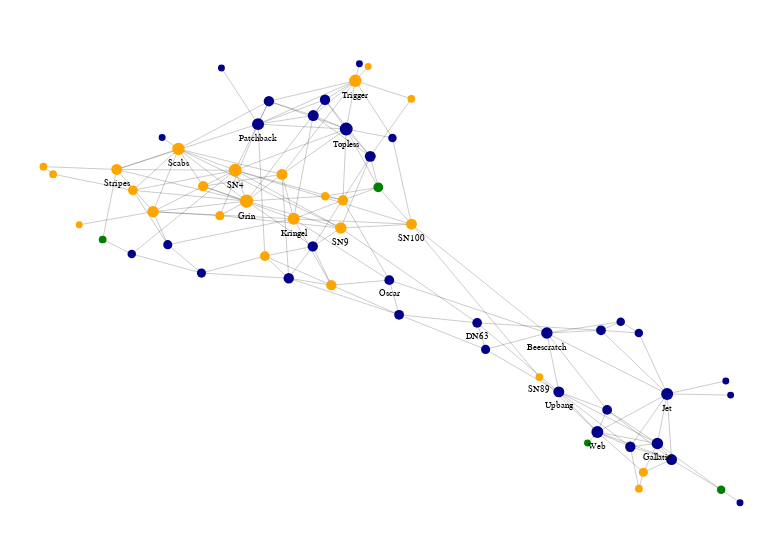

The notebook cell this image was saved under:
### Code cell
alph(
    G,
    layout_fn=lambda g: 
        layout.force_atlas(g, strongGravityMode=False, gravity=2, seed=123
    ),
    node_args=dict(
        size=alt.Size(
            "degree_centrality", scale=alt.Scale(domain=[0,0.5], range=[6**2, 20**2]), legend=None
        ),
        fill=alt.Color(
            "sex", scale=alt.Scale(domain=["M", "F", "U"], range=["darkblue", "orange", "green"]), legend=None
        ),
        tooltip_attrs=["label", "sex"],
        label_attr=alt.condition(
            (alt.datum.degree_centrality > 0.14) | (alt.datum.betweenness_centrality > 0.05),
            "label",
            alt.value("")
        ),
        label_offset=8,
        label_size=9,
    ),
    edge_args=dict(
        color="black",
        opacity=0.4,
        strokeWidth=alt.value(0.5),
    ),
).configure_view(
    stroke="transparent"
).configure_text(
    font="Verdana, Sans"
).properties(
    width=720, height=500, padding=20
)

### Figure 1 — Vega-Lite specification as saved in the notebook (floating-point values rounded to 4 significant figures; data arrays with more than 128 entries replaced by an {"elided": "..."} marker saying what was removed)
{"$schema": "https://vega.github.io/schema/vega-lite/v4.17.0.json", "config": {"text": {"font": "Verdana, Sans"}, "view": {"continuousHeight": 300, "continuousWidth": 400, "stroke": "transparent"}}, "datasets": {"data-8308d018c9b803950a2cec601e2eae7c": [{"__node_r": 5.187, "__node_size": 107.6, "__y_label": 260.5, "betweenness_centrality": 0.01908, "degree_centrality": 0.09836, "label": "Beak", "sex": "M", "x": 384.6, "y": 273.7}, {"__node_r": 5.733, "__node_size": 131.5, "__y_label": 173.3, "betweenness_centrality": 0.2133, "degree_centrality": 0.1311, "label": "Beescratch", "sex": "M", "x": 612.2, "y": 187.0}, {"__node_r": 4.575, "__node_size": 83.74, "__y_label": 234.3, "betweenness_centrality": 0.009073, "degree_centrality": 0.06557, "label": "Bumper", "sex": "M", "x": 276.4, "y": 246.9}, {"__node_r": 4.237, "__node_size": 71.8, "__y_label": 311.6, "betweenness_centrality": 0.002374, "degree_centrality": 0.04918, "label": "CCL", "sex": "F", "x": 396.8, "y": 323.9}, {"__node_r": 3.462, "__node_size": 47.93, "__y_label": 444.8, "betweenness_centrality": 0, "degree_centrality": 0.01639, "label": "Cross", "sex": "M", "x": 430.0, "y": 456.2}, {"__node_r": 4.575, "__node_size": 83.74, "__y_label": 35.14, "betweenness_centrality": 0.00438, "degree_centrality": 0.06557, "label": "DN16", "sex": "F", "x": 706.1, "y": 47.71}, {"__node_r": 5.187, "__node_size": 107.6, "__y_label": 60.1, "betweenness_centrality": 0.02937, "degree_centrality": 0.09836, "label": "DN21", "sex": "M", "x": 693.3, "y": 73.29}, {"__node_r": 4.891, "__node_size": 95.67, "__y_label": 184.3, "betweenness_centrality": 0.1182, "degree_centrality": 0.08197, "label": "DN63", "sex": "M", "x": 544.5, "y": 197.1}, {"__node_r": 5.187, "__node_size": 107.6, "__y_label": 306.5, "betweenness_centrality": 0.02237, "degree_centrality": 0.09836, "label": "Double", "sex": "F", "x": 414.0, "y": 319.7}, {"__node_r": 5.467, "__node_size": 119.5, "__y_label": 46.97, "betweenness_centrality": 0.02089, "degree_centrality": 0.1148, "label": "Feather", "sex": "M", "x": 733.5, "y": 60.44}, {"__node_r": 4.891, "__node_size": 95.67, "__y_label": 251.0, "betweenness_centrality": 0.01609, "degree_centrality": 0.08197, "label": "Fish", "sex": "F", "x": 338.1, "y": 263.9}, {"__node_r": 3.462, "__node_size": 47.93, "__y_label": 442.0, "betweenness_centrality": 0, "degree_centrality": 0.01639, "label": "Five", "sex": "F", "x": 438.5, "y": 453.5}, {"__node_r": 3.462, "__node_size": 47.93, "__y_label": 371.0, "betweenness_centrality": 0, "degree_centrality": 0.01639, "label": "Fork", "sex": "M", "x": 238.2, "y": 382.4}, {"__node_r": 5.733, "__node_size": 131.5, "__y_label": 62.83, "betweenness_centrality": 0.05285, "degree_centrality": 0.1311, "label": "Gallatin", "sex": "M", "x": 719.7, "y": 76.56}, {"__node_r": 6.694, "__node_size": 179.2, "__y_label": 304.2, "betweenness_centrality": 0.06197, "degree_centrality": 0.1967, "label": "Grin", "sex": "F", "x": 320.2, "y": 318.9}, {"__node_r": 5.467, "__node_size": 119.5, "__y_label": 350.2, "betweenness_centrality": 0.03329, "degree_centrality": 0.1148, "label": "Haecksel", "sex": "M", "x": 440.5, "y": 363.6}, {"__node_r": 5.187, "__node_size": 107.6, "__y_label": 320.6, "betweenness_centrality": 0.003305, "degree_centrality": 0.09836, "label": "Hook", "sex": "F", "x": 278.1, "y": 333.8}, {"__node_r": 5.988, "__node_size": 143.4, "__y_label": 112.1, "betweenness_centrality": 0.1143, "degree_centrality": 0.1475, "label": "Jet", "sex": "M", "x": 729.2, "y": 126.0}, {"__node_r": 5.467, "__node_size": 119.5, "__y_label": 391.0, "betweenness_centrality": 0.01485, "degree_centrality": 0.1148, "label": "Jonah", "sex": "M", "x": 385.1, "y": 404.5}, {"__node_r": 4.575, "__node_size": 83.74, "__y_label": 158.0, "betweenness_centrality": 0.01331, "degree_centrality": 0.06557, "label": "Knit", "sex": "M", "x": 552.7, "y": 170.6}, {"__node_r": 5.988, "__node_size": 143.4, "__y_label": 287.2, "betweenness_centrality": 0.1026, "degree_centrality": 0.1475, "label": "Kringel", "sex": "F", "x": 366.1, "y": 301.2}, {"__node_r": 5.187, "__node_size": 107.6, "__y_label": 405.6, "betweenness_centrality": 0.0127, "degree_centrality": 0.09836, "label": "MN105", "sex": "M", "x": 342.0, "y": 418.8}, {"__node_r": 3.462, "__node_size": 47.93, "__y_label": 113.4, "betweenness_centrality": 0, "degree_centrality": 0.01639, "label": "MN23", "sex": "M", "x": 790.9, "y": 124.9}, {"__node_r": 4.237, "__node_size": 71.8, "__y_label": 369.9, "betweenness_centrality": 0.04218, "degree_centrality": 0.04918, "label": "MN60", "sex": "M", "x": 462.1, "y": 382.1}, {"__node_r": 5.187, "__node_size": 107.6, "__y_label": 407.0, "betweenness_centrality": 0.007383, "degree_centrality": 0.09836, "label": "MN83", "sex": "M", "x": 396.5, "y": 420.2}, {"__node_r": 4.237, "__node_size": 71.8, "__y_label": 174.7, "betweenness_centrality": 0.001644, "degree_centrality": 0.04918, "label": "Mus", "sex": "M", "x": 701.6, "y": 187.0}, {"__node_r": 4.237, "__node_size": 71.8, "__y_label": 186.0, "betweenness_centrality": 0.004362, "degree_centrality": 0.04918, "label": "Notch", "sex": "M", "x": 684.0, "y": 198.3}, {"__node_r": 4.891, "__node_size": 95.67, "__y_label": 176.8, "betweenness_centrality": 0.02924, "degree_centrality": 0.08197, "label": "Number1", "sex": "M", "x": 664.9, "y": 189.7}, {"__node_r": 4.891, "__node_size": 95.67, "__y_label": 227.0, "betweenness_centrality": 0.06676, "degree_centrality": 0.08197, "label": "Oscar", "sex": "M", "x": 459.0, "y": 239.9}, {"__node_r": 5.988, "__node_size": 143.4, "__y_label": 381.9, "betweenness_centrality": 0.06553, "degree_centrality": 0.1475, "label": "Patchback", "sex": "M", "x": 331.4, "y": 395.9}, {"__node_r": 4.891, "__node_size": 95.67, "__y_label": 192.3, "betweenness_centrality": 0.03305, "degree_centrality": 0.08197, "label": "PL", "sex": "M", "x": 468.6, "y": 205.2}, {"__node_r": 3.462, "__node_size": 47.93, "__y_label": 127.6, "betweenness_centrality": 0, "degree_centrality": 0.01639, "label": "Quasi", "sex": "M", "x": 786.2, "y": 139.1}, {"__node_r": 4.237, "__node_size": 71.8, "__y_label": 18.02, "betweenness_centrality": 0.03279, "degree_centrality": 0.04918, "label": "Ripplefluke", "sex": "U", "x": 781.7, "y": 30.26}, {"__node_r": 6.232, "__node_size": 155.3, "__y_label": 356.8, "betweenness_centrality": 0.05717, "degree_centrality": 0.1639, "label": "Scabs", "sex": "F", "x": 254.1, "y": 371.0}, {"__node_r": 4.891, "__node_size": 95.67, "__y_label": 316.8, "betweenness_centrality": 0.03269, "degree_centrality": 0.08197, "label": "Shmuddel", "sex": "F", "x": 209.7, "y": 329.7}, {"__node_r": 3.462, "__node_size": 47.93, "__y_label": 440.6, "betweenness_centrality": 0, "degree_centrality": 0.01639, "label": "SMN5", "sex": "M", "x": 295.8, "y": 452.0}, {"__node_r": 5.467, "__node_size": 119.5, "__y_label": 282.3, "betweenness_centrality": 0.2482, "degree_centrality": 0.1148, "label": "SN100", "sex": "F", "x": 480.6, "y": 295.8}, {"__node_r": 6.467, "__node_size": 167.3, "__y_label": 335.3, "betweenness_centrality": 0.1386, "degree_centrality": 0.1803, "label": "SN4", "sex": "F", "x": 309.3, "y": 349.8}, {"__node_r": 5.733, "__node_size": 131.5, "__y_label": 294.5, "betweenness_centrality": 0.04535, "degree_centrality": 0.1311, "label": "SN63", "sex": "F", "x": 229.4, "y": 308.3}, {"__node_r": 3.869, "__node_size": 59.87, "__y_label": 131.0, "betweenness_centrality": 0.07052, "degree_centrality": 0.03279, "label": "SN89", "sex": "F", "x": 605.0, "y": 142.9}, {"__node_r": 5.733, "__node_size": 131.5, "__y_label": 278.2, "betweenness_centrality": 0.1431, "degree_centrality": 0.1311, "label": "SN9", "sex": "F", "x": 411.9, "y": 292.0}, {"__node_r": 4.891, "__node_size": 95.67, "__y_label": 97.19, "betweenness_centrality": 0.02325, "degree_centrality": 0.08197, "label": "SN90", "sex": "M", "x": 670.8, "y": 110.1}, {"__node_r": 5.187, "__node_size": 107.6, "__y_label": 228.6, "betweenness_centrality": 0.02916, "degree_centrality": 0.09836, "label": "SN96", "sex": "M", "x": 361.3, "y": 241.8}, {"__node_r": 5.467, "__node_size": 119.5, "__y_label": 337.1, "betweenness_centrality": 0.06283, "degree_centrality": 0.1148, "label": "Stripes", "sex": "F", "x": 194.0, "y": 350.5}, {"__node_r": 4.575, "__node_size": 83.74, "__y_label": 262.7, "betweenness_centrality": 0.01204, "degree_centrality": 0.06557, "label": "Thumper", "sex": "M", "x": 243.7, "y": 275.3}, {"__node_r": 6.467, "__node_size": 167.3, "__y_label": 376.5, "betweenness_centrality": 0.04067, "degree_centrality": 0.1803, "label": "Topless", "sex": "M", "x": 417.2, "y": 391.0}, {"__node_r": 3.869, "__node_size": 59.87, "__y_label": 341.5, "betweenness_centrality": 0.003008, "degree_centrality": 0.03279, "label": "TR120", "sex": "F", "x": 122.8, "y": 353.4}, {"__node_r": 5.187, "__node_size": 107.6, "__y_label": 221.6, "betweenness_centrality": 0.0232, "degree_centrality": 0.09836, "label": "TR77", "sex": "F", "x": 402.7, "y": 234.8}, {"__node_r": 3.462, "__node_size": 47.93, "__y_label": 65.55, "betweenness_centrality": 0, "degree_centrality": 0.01639, "label": "TR82", "sex": "U", "x": 651.8, "y": 77.01}, {"__node_r": 3.869, "__node_size": 59.87, "__y_label": 334.0, "betweenness_centrality": 0.000929, "degree_centrality": 0.03279, "label": "TR88", "sex": "F", "x": 132.2, "y": 345.8}, {"__node_r": 5.467, "__node_size": 119.5, "__y_label": 332.1, "betweenness_centrality": 0.03341, "degree_centrality": 0.1148, "label": "TR99", "sex": "F", "x": 354.7, "y": 345.6}, {"__node_r": 6.232, "__node_size": 155.3, "__y_label": 425.0, "betweenness_centrality": 0.08468, "degree_centrality": 0.1639, "label": "Trigger", "sex": "F", "x": 426.0, "y": 439.2}, {"__node_r": 4.575, "__node_size": 83.74, "__y_label": 291.7, "betweenness_centrality": 0.01923, "degree_centrality": 0.06557, "label": "TSN103", "sex": "F", "x": 294.3, "y": 304.3}, {"__node_r": 3.869, "__node_size": 59.87, "__y_label": 268.6, "betweenness_centrality": 0.001193, "degree_centrality": 0.03279, "label": "TSN83", "sex": "U", "x": 180.4, "y": 280.5}, {"__node_r": 5.467, "__node_size": 119.5, "__y_label": 114.7, "betweenness_centrality": 0.09912, "degree_centrality": 0.1148, "label": "Upbang", "sex": "M", "x": 623.8, "y": 128.1}, {"__node_r": 3.869, "__node_size": 59.87, "__y_label": 409.3, "betweenness_centrality": 0.0008775, "degree_centrality": 0.03279, "label": "Vau", "sex": "F", "x": 480.5, "y": 421.2}, {"__node_r": 3.869, "__node_size": 59.87, "__y_label": 19.43, "betweenness_centrality": 0.0001366, "degree_centrality": 0.03279, "label": "Wave", "sex": "F", "x": 701.7, "y": 31.3}, {"__node_r": 5.988, "__node_size": 143.4, "__y_label": 73.9, "betweenness_centrality": 0.0842, "degree_centrality": 0.1475, "label": "Web", "sex": "M", "x": 661.3, "y": 87.89}, {"__node_r": 3.462, "__node_size": 47.93, "__y_label": 283.8, "betweenness_centrality": 0, "degree_centrality": 0.01639, "label": "Whitetip", "sex": "F", "x": 157.6, "y": 295.2}, {"__node_r": 4.891, "__node_size": 95.67, "__y_label": 319.8, "betweenness_centrality": 0.02033, "degree_centrality": 0.08197, "label": "Zap", "sex": "U", "x": 448.3, "y": 332.7}, {"__node_r": 3.462, "__node_size": 47.93, "__y_label": 5.849, "betweenness_centrality": 0, "degree_centrality": 0.01639, "label": "Zig", "sex": "M", "x": 800, "y": 17.31}, {"__node_r": 4.237, "__node_size": 71.8, "__y_label": 253.8, "betweenness_centrality": 0.01419, "degree_centrality": 0.04918, "label": "Zipfel", "sex": "M", "x": 208.7, "y": 266.0}], "data-9daa32e211765fac853e6f4d84075ab1": {"elided": "318 records"}}, "height": 500, "layer": [{"data": {"name": "data-9daa32e211765fac853e6f4d84075ab1"}, "encoding": {"color": {"value": "black"}, "detail": {"field": "edge", "type": "quantitative"}, "opacity": {"value": 0.4}, "strokeWidth": {"value": 0.5}, "x": {"axis": {"domain": false, "grid": false, "labels": false, "ticks": false, "title": ""}, "field": "x", "type": "quantitative"}, "y": {"axis": {"domain": false, "grid": false, "labels": false, "ticks": false, "title": ""}, "field": "y", "type": "quantitative"}}, "mark": "line"}, {"data": {"name": "data-8308d018c9b803950a2cec601e2eae7c"}, "layer": [{"encoding": {"fill": {"field": "sex", "legend": null, "scale": {"domain": ["M", "F", "U"], "range": ["darkblue", "orange", "green"]}, "type": "nominal"}, "opacity": {"value": 1}, "size": {"field": "degree_centrality", "legend": null, "scale": {"domain": [0, 0.5], "range": [36, 400]}, "type": "quantitative"}, "stroke": {"value": "#565656"}, "strokeWidth": {"value": 0}, "tooltip": [{"field": "label", "type": "nominal"}, {"field": "sex", "type": "nominal"}], "x": {"axis": {"domain": false, "grid": false, "labels": false, "ticks": false, "title": ""}, "field": "x", "type": "quantitative"}, "y": {"axis": {"domain": false, "grid": false, "labels": false, "ticks": false, "title": ""}, "field": "y", "type": "quantitative"}}, "mark": "circle"}, {"encoding": {"text": {"condition": {"field": "label", "test": "((datum.degree_centrality > 0.14) || (datum.betweenness_centrality > 0.05))", "type": "nominal"}, "value": ""}, "x": {"axis": {"domain": false, "grid": false, "labels": false, "ticks": false, "title": ""}, "field": "x", "type": "quantitative"}, "y": {"axis": {"domain": false, "grid": false, "labels": false, "ticks": false, "title": ""}, "field": "__y_label", "type": "quantitative"}}, "mark": {"align": "center", "baseline": "middle", "color": "black", "size": 9, "type": "text"}}]}], "padding": 20, "resolve": {"scale": {"color": "independent", "fill": "independent", "opacity": "independent", "size": "independent", "strokeWidth": "independent"}}, "width": 720}
